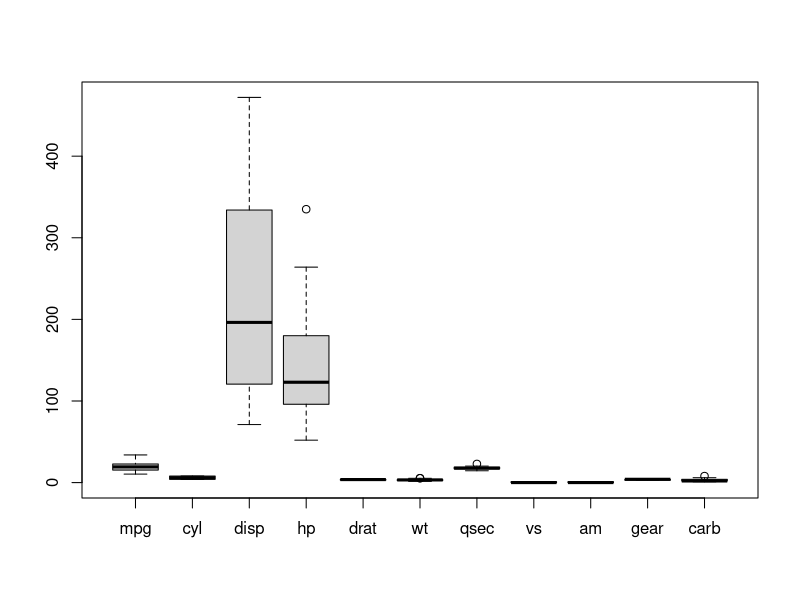
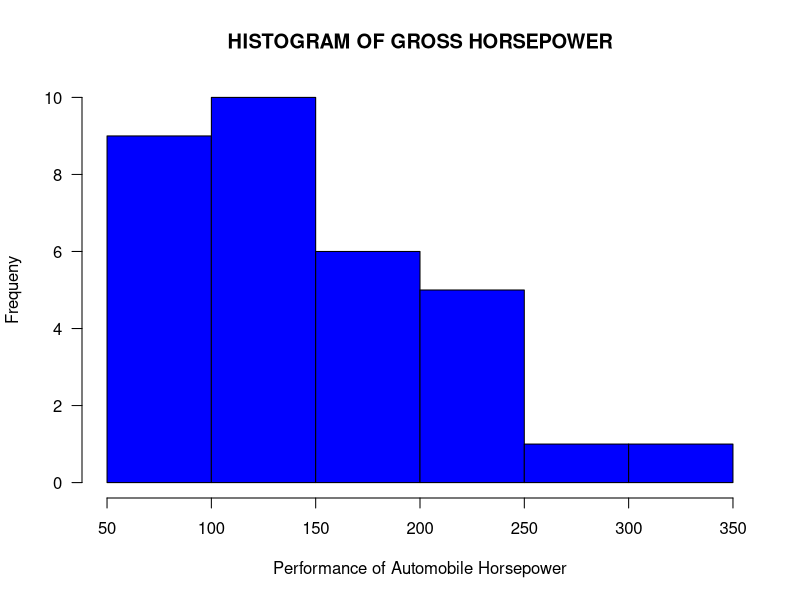
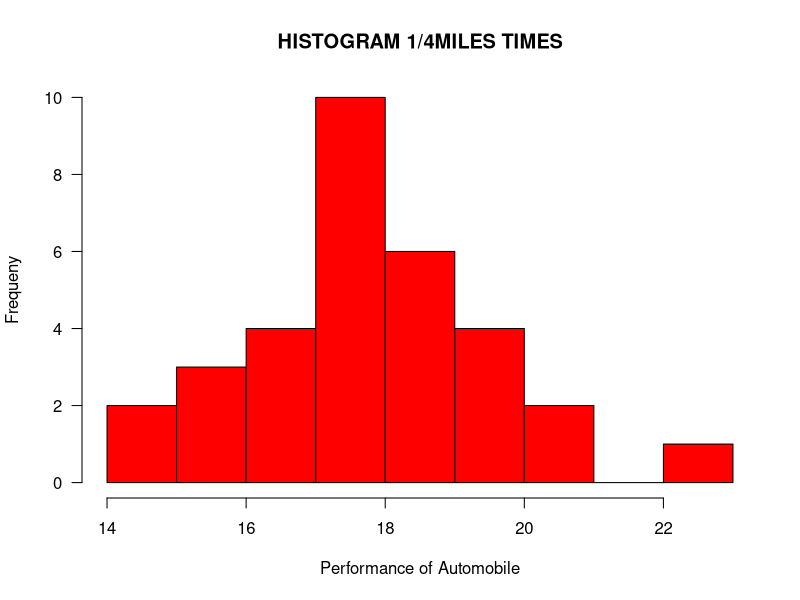
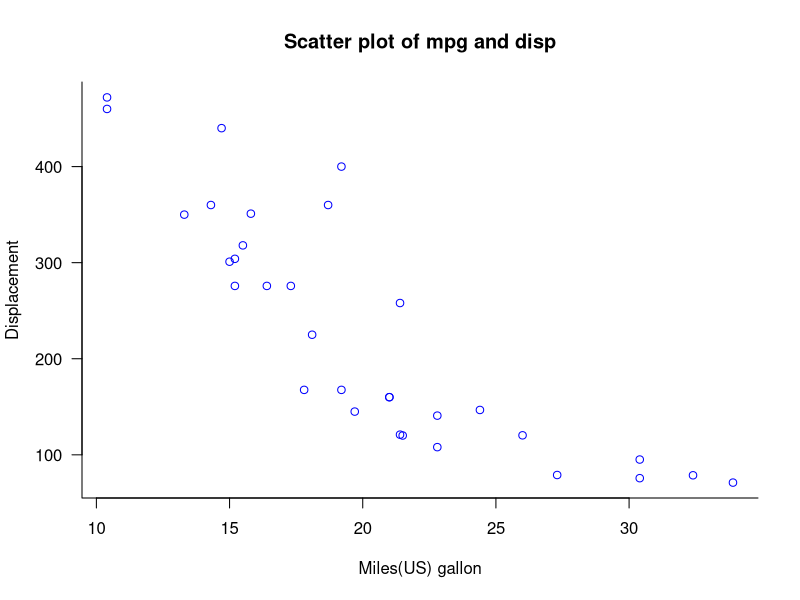

Recreate these plots in R, in order.
###############################################
# NAME:     ADEBIYI ALI ADENIRAN              #
# SCHOOL:   UNIVERSITY OF IBADAN              #
# DEPT:     STATISTICS DEPARTMENT             #  
# DEGREE:   B.Sc in view                      #
# DATE:     TILL DATE                         #
# PURPOSE:  EXAM PRACTICE                     #
###############################################

#THIS functions COMPUTE THE SUM OF 4-nos raised to power of 4
number<-function(r){y<-r^4
            sy=sum(y)
              return(sy)
}
r=1:20
number(r)

#THIS functions COMPUTE THE mean of numbers
miu<-function(x){sy=sum(x)
      len=length(x)
        ave=sy/len
          return(ave)
}
x<-c(2,4,5,6,7,8,9)
miu(x)

#THIS functions COMPUTE THE mean differences of two data X and Y
midif<-function(x,y){mx=mean(x)
        my=mean(y)
          dif=mx-my
            return(dif)
}
x<-rnorm(20)
y<-rnorm(20)
midif(x,y)

#THIS functions COMPUTE THE geometric mean i.e. exp(mean(logx))
gmean<-function(x){y<-log(x)
      sy<-sum(y)
        len=length(x)
          ave=sy/len
          gm<-exp(ave)
            return(gm)
}
z=c(3,4,5)
gmean(z)

#THIS functions COMPUTE THE sample variance and its deviation
vasd<-function(x){m<-mean(x)
        k<-(x-m)^2
          sk=sum(k)
            len=length(x)-1
              va=sk/len
                s=sqrt(va)
            cat("variance=",va,"and sdeivation=",s,"\n")
}
y<-seq(from=4,by=3,length=9)
vasd(y)

#THIS IS another functions.
func.1<-function(x){m<-mean(x)
          len=length(x)
            s1<-sum((x-m)^3)
              s2<-sum((x-m)^2)
                sn=s1/len
                  sm=(sqrt(s2/len))^3
          sk=sn/sm
          return(sk)
}
x=c(23,56,17,90,56)
func.1(x)

#THIS function compute the roots of quadratic equation

quad.root<-function(a,b,c){
  d<-b^2-4*a*c
  if(d<0){
   print("the equation has no solution, convert to complex number")
      d<-as.complex(d)
      r1<-(-b+sqrt(d))/2*a
      r2<-(-b-sqrt(d))/2*a
        roots=list(r1,r2)
          names(roots)<-c("First root","Second root")
      return(roots)
  }else if(d>0){
    print("the equation has two real roots")
      r1<-(-b+sqrt(d))/2*a
      r2<-(-b-sqrt(d))/2*a
        roots=list(r1,r2)
          names(roots)<-c("First root","Second root")
    return(roots)
  }else{
    print("the equation has equal root")
      root<- (-b)/2*a
    return(root)
  }
}
quad.root(2,0,2)

#this functions is another ways of getting roots of equations
quad.root<-function(a,b,c){
  d<-b^2-4*a*c
  if(d<0)
    d<-as.complex(d)
    r1<-(-b+sqrt(d))/2*a
    r2<-(-b-sqrt(d))/2*a
    roots=list(r1,r2)
    names(roots)<-c("First root","Second root")
    return(roots)
}
quad.root(1,0,1)

#this function compute combination of numbers
func<-function(n,r){
  if(n<r){
    print("there is no solution")
    }else{
      nf<-factorial(n)
      rf<-factorial(r)
      df<-factorial(n-r)
      result<-nf/(df*rf)
      return(result)
    }
}
func(6,2)

#this function compute the correlation of two sets X and Y
r<-function(x,y){
  n<-length(x)
  num<-n*sum(x*y)-sum(x)*sum(y)
  y1<-n*sum(x^2)-(sum(x))^2
  y2<-n*sum(y^2)-(sum(y))^2
  dnm<-sqrt(y1*y2)
  result<-num/dnm
  return(result)
}
set.seed(10)
x<-rnorm(20)
y<-rnorm(20)
r(x,y)
all.equal(r(x,y),cor(x,y))

#QUESTION 2
d<-mtcars
names(d)      #return the names of all the variables in mtcars
View(d)       #it display the data in the script file
summary(d)
boxplot(d)    #it checks for outliers

#Histogram of Hp
hist(d$hp, main="HISTOGRAM OF GROSS HORSEPOWER",xlab="
Performance of Automobile Horsepower",ylab="Frequeny",
     las=1,col="blue")

#Histogram of qsec
hist(d$qsec, main="HISTOGRAM 1/4MILES TIMES",
xlab="Performance of Automobile",ylab="Frequeny",las=1,
col="red")

#scatter plot of variables Miles and Displacement

plot(d$mpg,d$disp, main="Scatter plot of mpg and disp"
     ,xlab="Miles(US) gallon",ylab="Displacement",
     las=1,col="blue", bty="l")

x=0.3
for(i in 1:4){x=x+i
print(x)
}

i=1
if(i<10){
  i=i+1
  print (i)
 }
